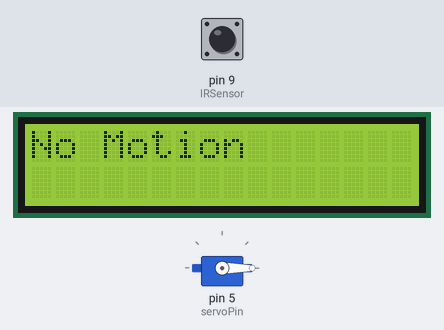
This sketch was run on a simulated Arduino Uno, built with avr-gcc and run on an emulated ATmega328P. Shown: 16×2 character LCD, servo. Inputs (shaded band) come from the test bench; at power-on: pin 9 (IRSensor) HIGH.

Above: at 1.2 s.
1.3 s: pin 9 (IRSensor) driven LOW
At 2.4 s:
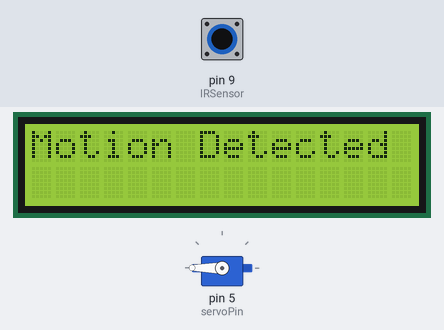
2.8 s: pin 9 (IRSensor) driven HIGH
At 4.4 s:
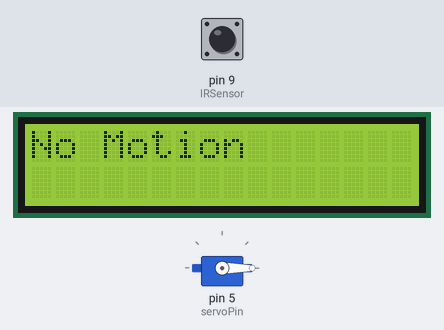
5.8 s: pin 9 (IRSensor) pulsed LOW 2 times (0.12 s each, 0.3 s apart)
At 6.9 s:
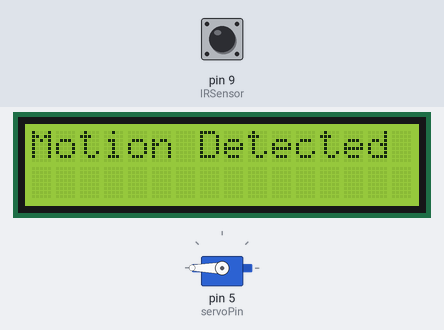
9.4 s: pin 9 (IRSensor) pulsed LOW 5 times (0.12 s each, 0.3 s apart)
At 12.7 s:
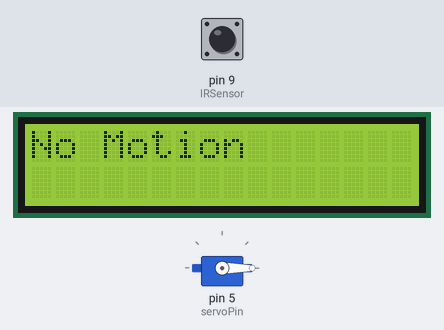
Timing chart, 0 to 14.2 s (numbered marks = the images above; inputs shaded):
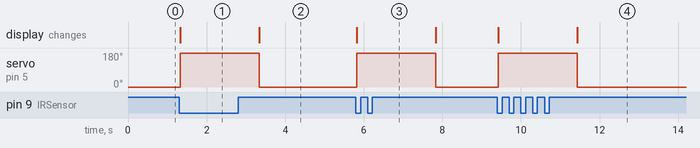

Measured:
- after the input at 1.3 s, servo on pin 5 (servoPin): 0° → 180° at once; the display: changes at once (image 1)
- after the input at 2.8 s, servo on pin 5 (servoPin): 180° → 0° after 0.54 s; the display: changes after 0.54 s (image 2)
- after the input at 5.8 s, servo on pin 5 (servoPin): 0° → 180° at once, → 0° 2.0 s later; the display: changes at once (image 3)
- after the input at 9.4 s, servo on pin 5 (servoPin): 0° → 180° at once, → 0° 2.0 s later; the display: first changes at once (image 4 shows a later state)

The sketch:

iR_sensor_test.ino
```cpp
#include <LiquidCrystal_I2C.h>
#include <Servo.h>

void open();
void close();

int servoPin = 5;
Servo s;
LiquidCrystal_I2C lcd(0x27, 16, 2);

int IRSensor = 9;
void close() {
  s.write(0);
}

void open() {
  s.write(180);
}

void setup() {
  pinMode(IRSensor, INPUT);
  lcd.init();
  lcd.backlight();
  s.attach(servoPin);
  s.write(0);
}

void loop() {
  if (digitalRead(IRSensor) == 0) {
    lcd.clear();
    lcd.print("Motion Detected");
    open();
    delay(2000);
  }

  else {
    lcd.clear();
    lcd.print("No Motion");
    close();
  }
}
```
